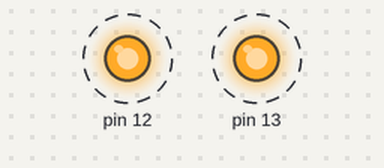
This sketch was run on a simulated Arduino Uno, built with avr-gcc and run on an emulated ATmega328P. Parts: output pins drawn as LEDs (lit = HIGH). Dashed ring = blinking.

Above: at 0.2 s.
Timing chart, 0 to 3.5 s (numbered marks = the images above):
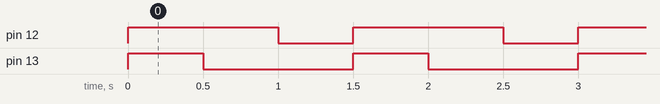

The sketch:

03-blink-multi-led-variant.ino
```cpp
/*
 * MULTI LED BLINK (VARIANT)
 *
 * Turns on both the LEDs at the same time; switches one off, waits for a while, switches the other
 * off.
 *
 * Circuit:
 *     - 5mm LEDs connected to pins 12 and 13.
 */

void setup() {
    // set both pins as output.
    pinMode(13, OUTPUT);
    pinMode(12, OUTPUT);
}

void loop() {
    // turn on both the LEDs
    digitalWrite(13, HIGH);
    digitalWrite(12, HIGH);
    delay(500);

    // turn off the first LED
    digitalWrite(13, LOW);
    delay(500);

    // turn off the second LED
    digitalWrite(12, LOW);
    delay(500);
}
```

Measured:
- by itself, pin 12: alternates HIGH for 1.0 s and LOW for 0.50 s
- by itself, pin 13: alternates HIGH for 0.50 s and LOW for 1.0 s
- by itself, everything shown: repeats every 1.5 s, in 3 steps
